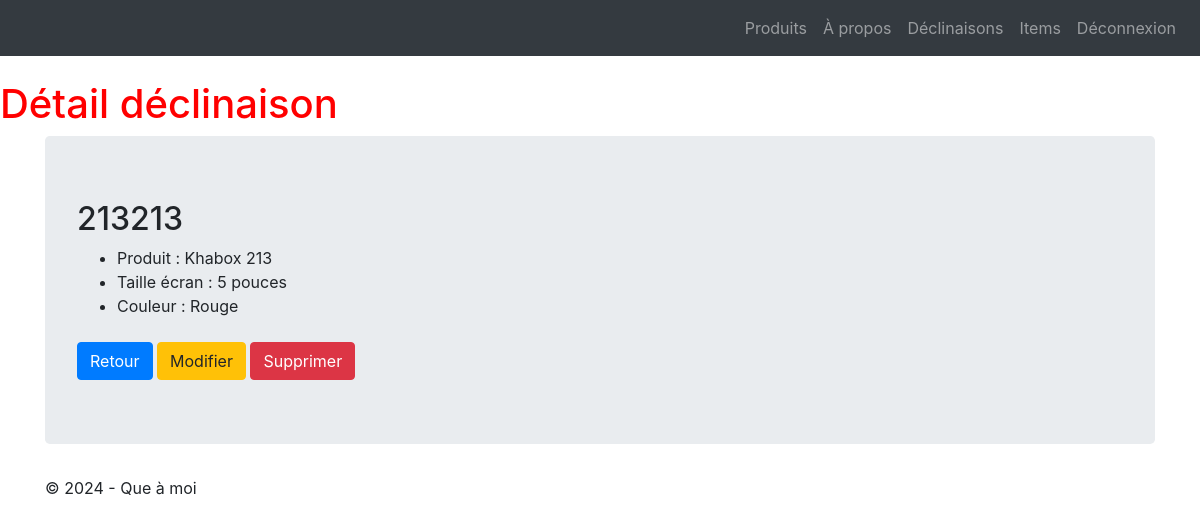
Page /lesProduits/product_item/1 (signed in) on the earlier database version.
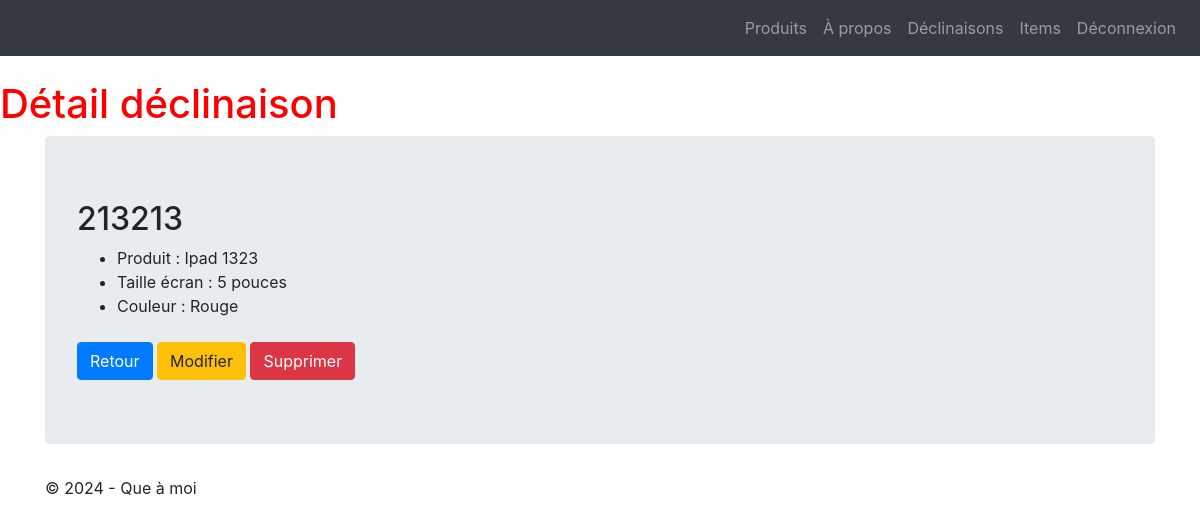
Same page on the later database version.
### firsttuto/LesProduits/models.py (models this page shows, shortened)
class ProductItem(models.Model):
    class Meta:
        verbose_name = "Déclinaison Produit"
    color = models.CharField(max_length=100)
    code = models.CharField(max_length=10, null=True, blank=True, unique=True)
    product = models.ForeignKey('Product', on_delete=models.CASCADE)
    attributes = models.ManyToManyField("ProductAttributeValue", related_name="product_item", null=True, blank=True)

class Product(models.Model):
    class Meta:
        verbose_name = "Produit"
    name = models.CharField(max_length=100)
    code = models.CharField(max_length=10, null=True, blank=True, unique=True)
    price_ht = models.DecimalField(max_digits=8, decimal_places=2, null=True, blank=True,
                                   verbose_name="Prix unitaire HT")
    price_ttc = models.DecimalField(max_digits=8, decimal_places=2, null=True, blank=True,
                                    verbose_name="Prix unitaire TTC")
    status = models.SmallIntegerField(choices=PRODUCT_STATUS, default=0)
    date_creation = models.DateTimeField(blank=True, verbose_name="Date création")
    def __str__(self):
        return "{0} {1}".format(self.name, self.code)

### firsttuto/LesProduits/views.py (the view)
# urls.py: path('product_item/<pk>', views.ProductItemDetailView.as_view(), name='item-detail'),
@method_decorator(login_required, name='dispatch')
class ProductItemDetailView(DetailView):
    model = ProductItem
    template_name = "detail_item.html"
    context_object_name = "productitem"
    def get_context_data(self, **kwargs):
        context = super(ProductItemDetailView, self).get_context_data(**kwargs)
        context['titremenu'] = "Détail déclinaison"
        context['attributes'] = self.object.attributes.all()
        return context

### templates/detail_item.html (shortened to what this page needs)
{% extends 'base.html' %}
{% block menu %}
    <h1>{{titremenu}}</h1>
{% endblock %}
{% block content %}
<h2>{{ productitem.code }}</h2>
<ul>
    <li>Produit : {{ productitem.product }}</li>
    {% for attribute in attributes %}
        <li>{{ attribute.product_attribute.name }} : {{ attribute.value }}</li>
    {% empty %}
        <li>Aucun attribut associé à cette déclinaison.</li>
    {% endfor %}
</ul>
<a href="{% url 'item-list' %}" class="btn btn-primary mt-2">Retour</a>
<a href="{% url 'item-update' productitem.id %}" class="btn btn-warning mt-2">Modifier</a>
<a href="{% url 'item-delete' productitem.id %}" class="btn btn-danger mt-2">Supprimer</a>
{% endblock %}

Differences in the rows shown:
changed ProductItem: product "Khabox 213" → "Ipad 1323"
